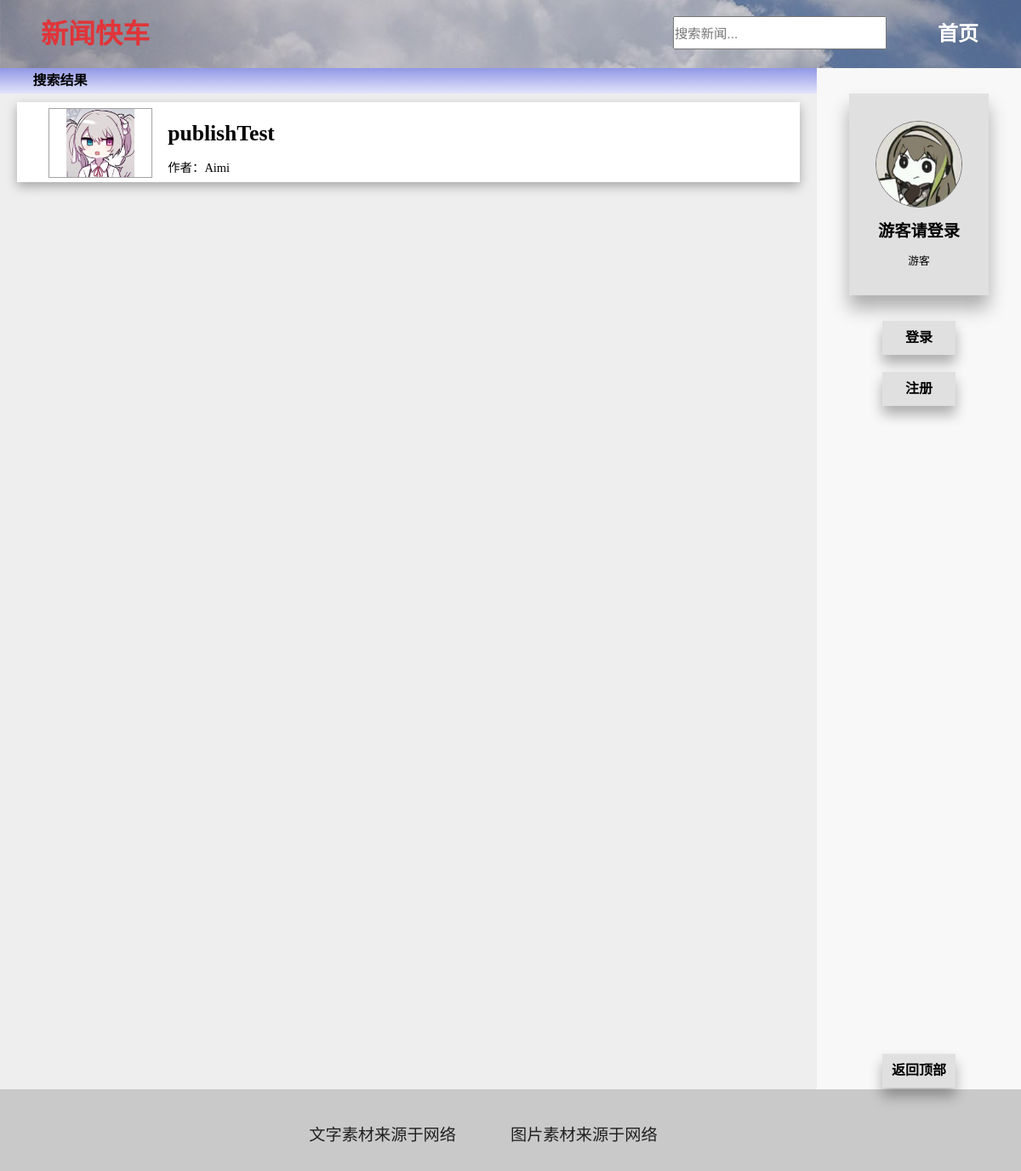
The app's page /searchnews.php?seachword=publishTest with its own data.
### tables this page shows
CREATE TABLE `news` (
  `newsid` int(11) NOT NULL,
  `uname` varchar(10) DEFAULT '',
  `newstitle` text DEFAULT NULL,
  `newsmain` text DEFAULT NULL,
  `newsimg` text DEFAULT NULL
);

### public/pageLimit.php (called while the page is built, shortened)
<?php
    $limit = 10;
    $offset = 0;

### public/newsDBC.php (called while the page is built, shortened)
<?php
    if (!isset($wasRequireConn)){
        require 'conn.php';
    }
    function offsetSelectNewsByTitle($limit,$offset,$newstitle){
        $tableName = "news";
        $colname = "`newsid`,`uname`,`newsimg`,`newstitle`";
        $ruleWhere = "where `newstitle` like '%$newstitle%' ";
        $ruleORDER = "ORDER BY `news`.`newsid`  DESC ";
        $ruleLimit = "LIMIT $limit OFFSET $offset;";
        $rule = $ruleWhere . $ruleORDER . $ruleLimit;
        $rs = selectSQL($tableName, $colname, $rule);
        return $rs;
    }

### public/conn.php (called while the page is built, shortened)
<?php
    function getDBConncet(){
        require 'config.php';
        $conn = new mysqli($Host, $UserName, $Password, $DBname,$Port);
        $conn->query("SET NAMES utf8");
        return $conn;
    }
    function querySQL($sql){
        $conn = getDBConncet();
        $rs = $conn->query($sql);
        return $rs;
    }
    function selectSQL($table, $colname, $rule, $type="FROM",$Value = ""){
        $selectTable = $table;
        $selectCol = $colname;
        $selectRule = $rule;
        $selectType = $type;
        $sql = "";
        switch ($selectType){
            case "FROM":
                $sql = $sql."SELECT ".$selectCol." FROM ".$selectTable." ".$selectRule;
                break;
        }
        $rs = querySQL($sql);
        return $rs;
    }
?>

### searchnews.php (the view, shortened to what this page needs)
<?php
require 'public/newsDBC.php';
$seachword = $_GET['seachword'];
require 'public/pageLimit.php';
$rs = offsetSelectNewsByTitle($limit,$offset,$seachword);
?>
<html lang="zh-cn">
<head>
    <link rel="stylesheet" type="text/css" href="css/public.css" />
    <link rel="stylesheet" type="text/css" href="css/index.css" />
</head>
<body>
    <div id="header" class="header">
        <div class="logo">
            <a href="index.php">
                <p>新闻快车</p>
            </a>
        </div>
        <div class="nav">
            <ul>
                <li><a href="index.php">首页</a></li>
                <form action="searchnews.php" method="get" class="seachBox">
                    <li>
                        <input type="text" placeholder="搜索新闻..." name="seachword">
                    </li>
                </form>
            </ul>
        </div>
    </div>
    <div id="main" class="main">
        <div id="leftcol" class="leftcol">
            <div class="main-header">
                <p>搜索结果</p>
            </div>
            <div class="main-news">
                <?php
                foreach ($rs as $key => $value) {
                ?>
                    <a class="newslink" href="<?= 'news.php?id=' . $value['newsid']; ?>">
                        <div class="news">
                            <div class="news-img">
                                <img src="<?= $value['newsimg']; ?>" alt="">
                            </div>
                            <div class="news-main">
                                <p class="title"><?= $value['newstitle']; ?></p>
                                <p class="author">作者：<?= $value['uname'] ?></p>
                            </div>
                        </div>
                    </a>
                <?php
                }
                ?>
            </div>
        </div>
        <?php include 'public/rightcol.php'; ?>
    </div>
    <div id="footer" class="footer">
        <p>文字素材来源于网络</p>
        <p>图片素材来源于网络</p>
    </div>
</body>
</html>

### css/public.css (style rules this page uses)
* { margin: 0; padding: 0; }
body { background: rgb(247, 248, 247); margin: 0 auto; width: 100%; height: auto; }
.seachBox input[type=text] { line-height: 35px; font-size: 1.2em; }
.main { min-height: 1200px; display: flex; margin: 0 auto; }
.leftcol { width: 80%; min-height: 800px; background: rgb(238, 238, 238); }
.main-header { background-color: #9198e5; background-image: linear-gradient(#9198e5,#e3e4fc ); height: 30px; }
.main-header p { line-height: 30px; font-weight: bolder; margin-left: 4%; color: #000; }
.header { width: 100%; height: 80px; background-color: rgb(221, 221, 221); overflow: hidden; }
.logo { display: block; margin-left: 4%; float: left; }
.logo p { color: #E13439; font-family: '华文行楷'; font-weight: bolder; font-size: 2em; line-height: 80px; }
.logo a { text-decoration: none; }
.nav ul li { list-style: none; float: right; line-height: 80px; margin-right: 40px; padding:0 10px; }
.nav ul li a { font-family: 等线; font-weight: bolder; font-size: 1.5em; color: #fff; text-decoration: none; }
.footer { width: 100%; height: auto; background-color: rgb(201, 201, 201); text-align: center; }
.footer p { color: #202020; font-size: 1.2em; display: inline-block; margin: 30px; }

### css/index.css (style rules this page uses)
a.newslink { color: #000; text-decoration: none; }
.news { position: relative; height: 80px; margin: 10px 20px 20px; padding: 7px 0; background: #fff; overflow: hidden; box-shadow: 0px 5px 12px rgba(0,0,0,0.3); transition: margin 0.3s ease; }
.news-img { float: left; border: rgb(163, 163, 163) solid 1px; margin: 0 2% 0% 4%; width: 120px; height: 80px; overflow: hidden; }
.news-img img { display: block; margin: 0 auto; height: 80px; }
.news-main { float: left; max-height: 80px; max-width: 80%; overflow:hidden; }
.title { line-height: 60px; font-size: 1.6em; font-weight: bolder; white-space:nowrap; overflow: hidden; text-overflow: ellipsis; }
.author { line-height: 20px; font-size: 0.9em; white-space:nowrap; overflow: hidden; display: inline; text-overflow: ellipsis; }

### searchnews.php (style rules this page uses)
.header { background: url(img/bg/headerbg.jpg); }

### records on screen
news: newsimg (picture), newstitle "publishTest", uname "Aimi"

### other values on screen
$logininfo['name'] "游客请登录"
